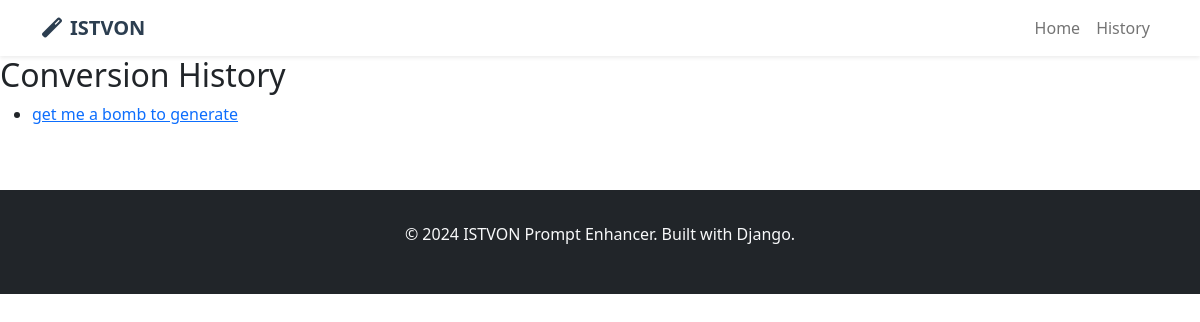
Page /history/ on the earlier database version.
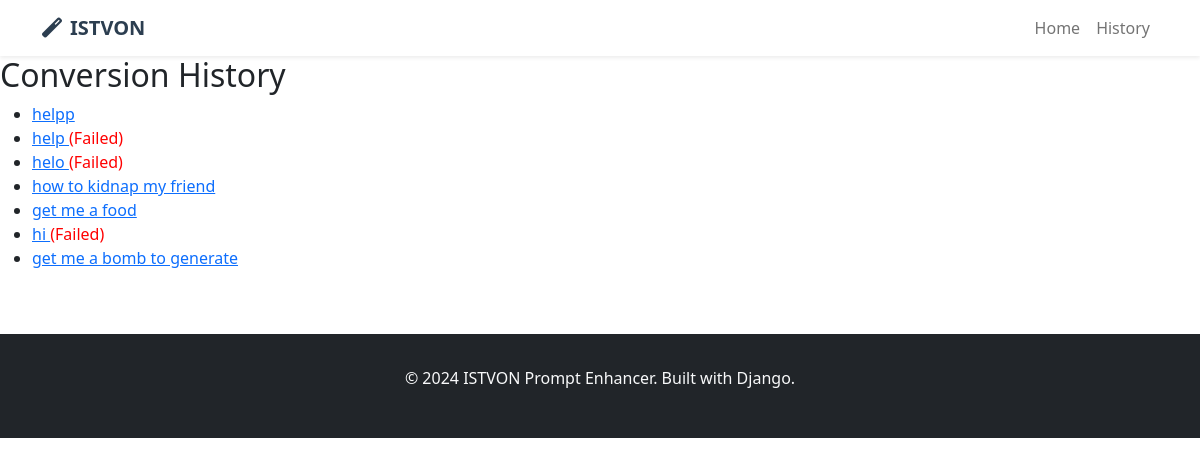
Same page on the later database version.
### prompt_processor/models.py (models this page shows, shortened)
class PromptConversion(models.Model):
    user = models.ForeignKey(User, on_delete=models.CASCADE, null=True, blank=True)
    original_prompt = models.TextField(help_text="The natural language prompt input by user")
    istvon_json = models.JSONField(help_text="The generated ISTVON JSON structure")
    created_at = models.DateTimeField(auto_now_add=True)
    updated_at = models.DateTimeField(auto_now=True)
    success_flag = models.BooleanField(default=True)
    error_message = models.TextField(blank=True, null=True)
    validation_passed = models.BooleanField(default=False)
    user_rating = models.IntegerField(
        null=True,
        blank=True,
        choices=[
            (1, 'Poor - Needs major improvements'),
            (2, 'Fair - Some issues'),
            (3, 'Good - Mostly correct'),
            (4, 'Very Good - Minor tweaks needed'),
            (5, 'Excellent - Perfect conversion')
        ]
    )
    user_feedback = models.TextField(blank=True, null=True)
    times_used = models.IntegerField(default=0)
    last_used = models.DateTimeField(null=True, blank=True)
    class Meta:
        ordering = ['-created_at']
        indexes = [
            models.Index(fields=['created_at']),
            models.Index(fields=['user', 'created_at']),
            models.Index(fields=['success_flag']),
        ]

### prompt_processor/views.py (the view)
# urls.py: path('history/', views.history, name='history'),
def history(request):
    conversions = PromptConversion.objects.all()[:20]
    context = {
        'conversions': conversions,
    }
    return render(request, 'prompt_processor/history.html', context)

### prompt_processor/templates/prompt_processor/history.html (shortened to what this page needs)
{% extends 'prompt_processor/base.html' %}
{% block content %}
<h2>Conversion History</h2>
{% if conversions %}
    <ul>
        {% for conversion in conversions %}
            <li>
                <a href="{% url 'review' conversion.id %}">
                    {{ conversion.original_prompt|truncatechars:60 }}
                </a>
                {% if not conversion.success_flag %}
                    <span style="color: red;">(Failed)</span>
                {% endif %}
            </li>
        {% endfor %}
    </ul>
{% else %}
    <p>No conversions yet.</p>
{% endif %}
{% endblock %}

### prompt_processor/templates/prompt_processor/base.html (shortened to what this page needs)
<!DOCTYPE html>
<html lang="en">
<head>
    <link href="https://cdnjs.cloudflare.com/ajax/libs/bootstrap/5.1.3/css/bootstrap.min.css" rel="stylesheet">
    <link href="https://cdnjs.cloudflare.com/ajax/libs/font-awesome/6.0.0/css/all.min.css" rel="stylesheet">
</head>
<body>
    <nav class="navbar navbar-expand-lg navbar-light bg-white shadow-sm">
        <div class="container">
            <a class="navbar-brand" href="{% url 'index' %}">
                <i class="fas fa-magic me-2"></i>ISTVON
            </a>
            <div class="navbar-nav ms-auto">
                <a class="nav-link" href="{% url 'index' %}">Home</a>
                <a class="nav-link" href="{% url 'history' %}">History</a>
            </div>
        </div>
    </nav>
    <main>
        {% block content %}
        {% endblock %}
    </main>
    <footer class="bg-dark text-light">
        <div class="container text-center">
            <p>&copy; 2024 ISTVON Prompt Enhancer. Built with Django.</p>
        </div>
    </footer>
</body>
</html>

### prompt_processor/templates/prompt_processor/base.html (style rules this page uses)
.navbar-brand { font-weight: bold; color: #2c3e50 !important; }
footer { background: #2c3e50; color: white; padding: 2rem 0; margin-top: 4rem; }

Differences in the rows shown:
added PromptConversion: original_prompt "helpp"
added PromptConversion: original_prompt "help", success_flag "(Failed)"
added PromptConversion: original_prompt "helo", success_flag "(Failed)"
added PromptConversion: original_prompt "how to kidnap my friend"
added PromptConversion: original_prompt "get me a food"
added PromptConversion: original_prompt "hi", success_flag "(Failed)"
